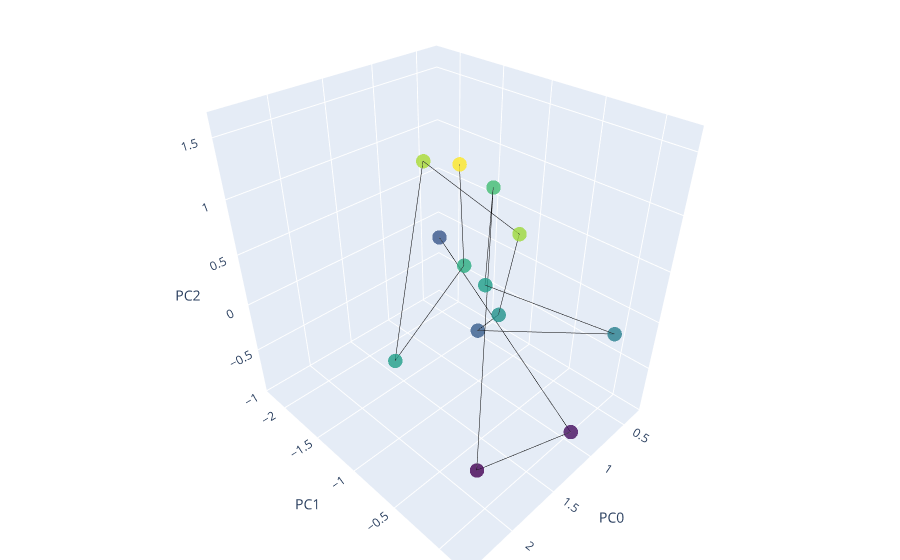

Notebook source saved alongside this figure:
### Code cell
Playlist()

### Figure 1 — Plotly figure (JSON) as saved in the notebook; plotly's stock layout.template omitted (floating-point values rounded to 4 significant figures)
{"data": [{"line": {"color": "#000000", "width": 1}, "marker": {"color": [-0.2438, -0.8399, -0.9287, 0.822, 0.4807, 0.1703, -0.1898, 0.3578, 1.232, 1.281, 0.4982, 0.6356, 1.611], "colorscale": [[0, "#440154"], [0.1111, "#482878"], [0.2222, "#3e4989"], [0.3333, "#31688e"], [0.4444, "#26828e"], [0.5556, "#1f9e89"], [0.6667, "#35b779"], [0.7778, "#6ece58"], [0.8889, "#b5de2b"], [1, "#fde725"]], "opacity": 0.8, "size": 5}, "mode": "lines+markers", "text": ["Thundercat - Them Changes", "Chance the Rapper, Vic Mensa, Twista - Cocoa Butter Kisses", "Talking Heads - Girlfriend Is Better - Live", "The Psychedelic Furs - Love My Way", "Todd Rundgren - I Saw the Light", "Pavement - Cut Your Hair", "David Bowie - Let's Dance (Single Version) [2002 Remastered Version]", "LCD Soundsystem - I Can Change", "TV Girl - Lovers Rock", "WILLOW - Wait a Minute!", "TV Girl - Birds Dont Sing", "The Sugarcubes - Hit", "Kurt Vile - Loading Zones"], "type": "scatter3d", "x": [0.3217, 1.034, 1.824, 0.6472, 1.372, 0.8231, 1.2, 1.45, 1.599, 1.373, 2.423, 1.461, 1.716], "y": [-2.219, 0.0772, -0.2534, -1.222, -0.6359, 0.2013, -0.8521, -0.4236, -0.1645, -1.291, -0.4616, -0.7731, -0.5827], "z": [-0.2438, -0.8399, -0.9287, 0.822, 0.4807, 0.1703, -0.1898, 0.3578, 1.232, 1.281, 0.4982, 0.6356, 1.611]}], "layout": {"margin": {"b": 0, "l": 0, "r": 0, "t": 0}, "scene": {"xaxis": {"title": {"text": "PC0"}}, "yaxis": {"title": {"text": "PC1"}}, "zaxis": {"title": {"text": "PC2"}}}}}
